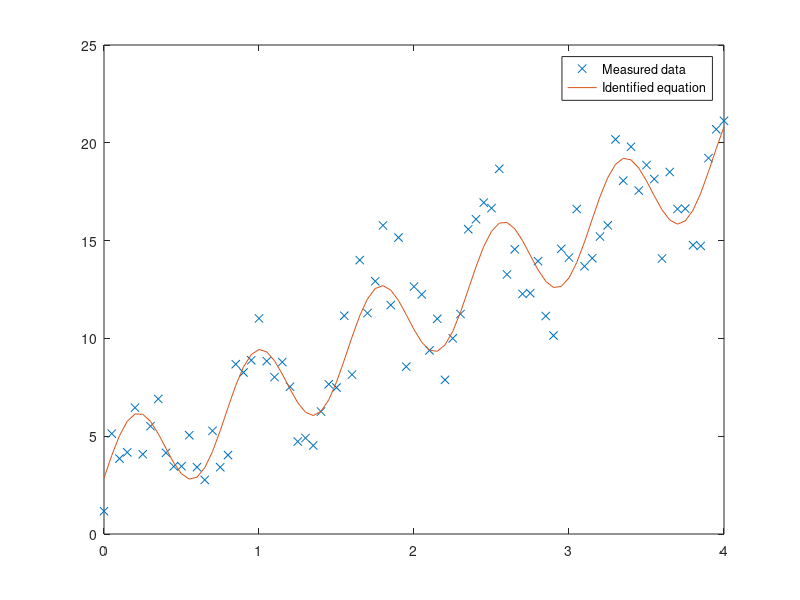

MATLAB code to generate this figure:
%% LINEAR LEAST SQUARES
clear; clc; close all

%% LOAD DATA
data = load("LLS_data/LLS_Data_2.mat")
t = data.t
y = data.y

%% PLOT
plot(t, y, 'x')
hold on

%% COMPONENTS OF Y
num_theta = 3; % number of y components to identify

% Y = A*THETA where THETA = [theta_1; theta_2;... theta_n]

% fill first row
A(:,1) = sin(2*pi*(4/pi).*t) 

% fill second row
A(:,2) = t

% fill third row
A(:, 3) = ones(length(t),1)

warning_array = size(A) == [length(t) num_theta]; 
assert(warning_array(1), "not enough rows in A matrix, check t loaded properly")
assert(warning_array(2), 'not enough columns in A matrix, check theta definitions')

%% SOLVE FOR THETA
theta = A\y
theta_1 = theta(1)
theta_2 = theta(2)
theta_3 = theta(3)
y_solved = theta_1*sin(2*pi*(4/pi).*t) + theta_2*t + theta_3

plot(t, y_solved)
legend('Measured data', "Identified equation")

%% FIND AVERAGE ERROR
average_absolute_error = sum(abs(y-y_solved))/length(y_solved)